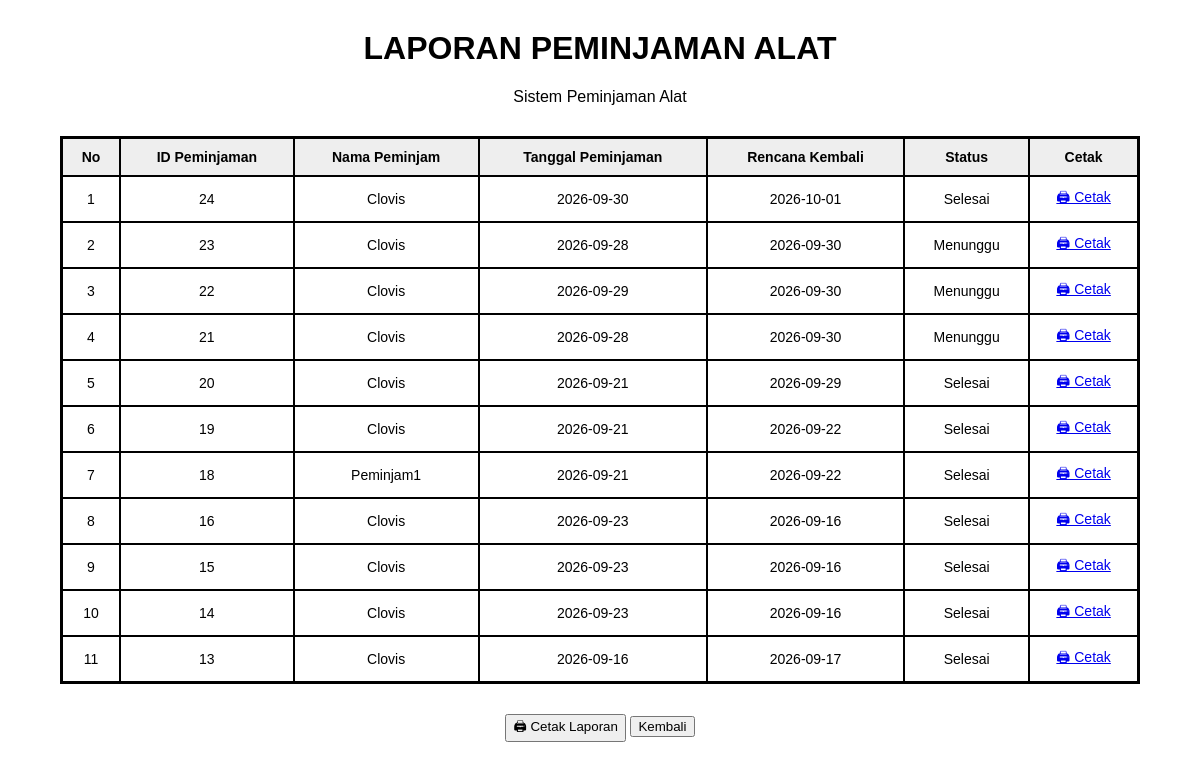
Screenshot of /app/data/laporan/laporan_peminjaman.php (signed in) with the database file from the repository.
### tables this page shows
CREATE TABLE `peminjaman` (
  `id_peminjaman` int(11) NOT NULL,
  `id_user` int(11) NOT NULL,
  `tanggal_peminjaman` date NOT NULL,
  `tanggal_rencana_kembali` date NOT NULL,
  `status` enum('Menunggu','Dipinjam','Selesai','Ditolak') NOT NULL
);

CREATE TABLE `user` (
  `id_user` int(11) NOT NULL,
  `nama_user` varchar(100) NOT NULL,
  `username` varchar(50) NOT NULL,
  `password` varchar(255) NOT NULL,
  `role` enum('Admin','Petugas','Peminjam') NOT NULL
);

### app/data/laporan/laporan_peminjaman.php (the view, shortened to what this page needs)
<?php
include "../../config/connection.php";
$query = "SELECT
            peminjaman.id_peminjaman,
            user.nama_user,
            peminjaman.tanggal_peminjaman,
            peminjaman.tanggal_rencana_kembali,
            peminjaman.status
          FROM peminjaman
          INNER JOIN user
          ON peminjaman.id_user = user.id_user
          ORDER BY peminjaman.id_peminjaman DESC";
$data = $conn->query($query);
?>
<!DOCTYPE html>
<html>
<head>
    <link rel="stylesheet" href="/ProjectUKK/public/css/style.css">
</head>
<body>
    <div class="laporan">
        <div class="judul">
            <h1>LAPORAN PEMINJAMAN ALAT</h1>
            <p>Sistem Peminjaman Alat</p>
        </div>
        <table>
            <tr>
                <th>No</th>
                <th>ID Peminjaman</th>
                <th>Nama Peminjam</th>
                <th>Tanggal Peminjaman</th>
                <th>Rencana Kembali</th>
                <th>Status</th>
                <th>Cetak</th>
            </tr>
            <?php
            $no = 1;
            while ($row = $data->fetch_assoc()) {
                ?>
                <tr>
                    <td>
                        <?= $no++; ?>
                    </td>
                    <td>
                        <?= $row['id_peminjaman']; ?>
                    </td>
                    <td>
                        <?= $row['nama_user']; ?>
                    </td>
                    <td>
                        <?= $row['tanggal_peminjaman']; ?>
                    </td>
                    <td>
                        <?= $row['tanggal_rencana_kembali']; ?>
                    </td>
                    <td>
                        <?= $row['status']; ?>
                    </td>
                    <td>
                        <a href="cetak_peminjaman.php?id=<?= $row['id_peminjaman']; ?>">
                            🖨 Cetak
                        </a>
                    </td>
                </tr>
            <?php } ?>
        </table>
    </div>
    <div class="tombol">
        <button onclick="window.print()">🖨 Cetak Laporan</button>
        <button onclick="history.back()">Kembali</button>
    </div>
</body>
</html>

### public/css/style.css (style rules this page uses)
:root { --primary: #6c5ce7; --primary-dark: #4834d4; --danger: #ff4757; --success: #2ed573; --bg: #181820; --card: #252532; --border: #45455a; --text: #f5f6fa; --muted: #aaaabd; --yellow: #ffd32a; --radius: 0px; }
* { box-sizing: border-box; }
html { scroll-behavior: smooth; }
body { margin: 0; font-family: "Courier New", monospace; background: var(--bg); color: var(--text); image-rendering: pixelated; }
table { width: 100%; border-collapse: separate; border-spacing: 0; background: #20202c; font-size: 14px; border: 3px solid #000; }
th, td { padding: 11px 12px; border-right: 2px solid #383849; border-bottom: 2px solid #383849; text-align: left; }
th { background: #11111a; color: var(--yellow); font-weight: bold; text-shadow: 2px 2px 0 #000; }

### app/data/laporan/laporan_peminjaman.php (style rules this page uses)
body { background: white !important; color: black !important; font-family: Arial, Helvetica, sans-serif !important; }
.laporan { width: 90%; margin: 30px auto; background: white !important; color: black !important; }
.judul { text-align: center; margin-bottom: 30px; }
.judul h1 { color: black !important; }
table { width: 100%; border-collapse: collapse; background: white !important; color: black !important; }
th, td { border: 2px solid black; padding: 10px; color: black !important; background: white !important; text-align: center; }
th { background: #eeeeee !important; }
.tombol { text-align: center; margin: 20px; }
.laporan, .laporan * { font-family: Arial, Helvetica, sans-serif !important; letter-spacing: normal !important; text-shadow: none !important; }
.judul h1, .judul p, table, th, td, a { font-family: Arial, Helvetica, sans-serif !important; text-shadow: none !important; }

### rows the page displays
peminjaman: id_peminjaman "24", id_user.nama_user "Clovis", tanggal_peminjaman "2026-09-30", tanggal_rencana_kembali "2026-10-01", status "Selesai"
peminjaman: id_peminjaman "23", id_user.nama_user "Clovis", tanggal_peminjaman "2026-09-28", tanggal_rencana_kembali "2026-09-30", status "Menunggu"
peminjaman: id_peminjaman "22", id_user.nama_user "Clovis", tanggal_peminjaman "2026-09-29", tanggal_rencana_kembali "2026-09-30", status "Menunggu"
peminjaman: id_peminjaman "21", id_user.nama_user "Clovis", tanggal_peminjaman "2026-09-28", tanggal_rencana_kembali "2026-09-30", status "Menunggu"
peminjaman: id_peminjaman "20", id_user.nama_user "Clovis", tanggal_peminjaman "2026-09-21", tanggal_rencana_kembali "2026-09-29", status "Selesai"
peminjaman: id_peminjaman "19", id_user.nama_user "Clovis", tanggal_peminjaman "2026-09-21", tanggal_rencana_kembali "2026-09-22", status "Selesai"
peminjaman: id_peminjaman "18", id_user.nama_user "Peminjam1", tanggal_peminjaman "2026-09-21", tanggal_rencana_kembali "2026-09-22", status "Selesai"
peminjaman: id_peminjaman "16", id_user.nama_user "Clovis", tanggal_peminjaman "2026-09-23", tanggal_rencana_kembali "2026-09-16", status "Selesai"
peminjaman: id_peminjaman "15", id_user.nama_user "Clovis", tanggal_peminjaman "2026-09-23", tanggal_rencana_kembali "2026-09-16", status "Selesai"
peminjaman: id_peminjaman "14", id_user.nama_user "Clovis", tanggal_peminjaman "2026-09-23", tanggal_rencana_kembali "2026-09-16", status "Selesai"
peminjaman: id_peminjaman "13", id_user.nama_user "Clovis", tanggal_peminjaman "2026-09-16", tanggal_rencana_kembali "2026-09-17", status "Selesai"
